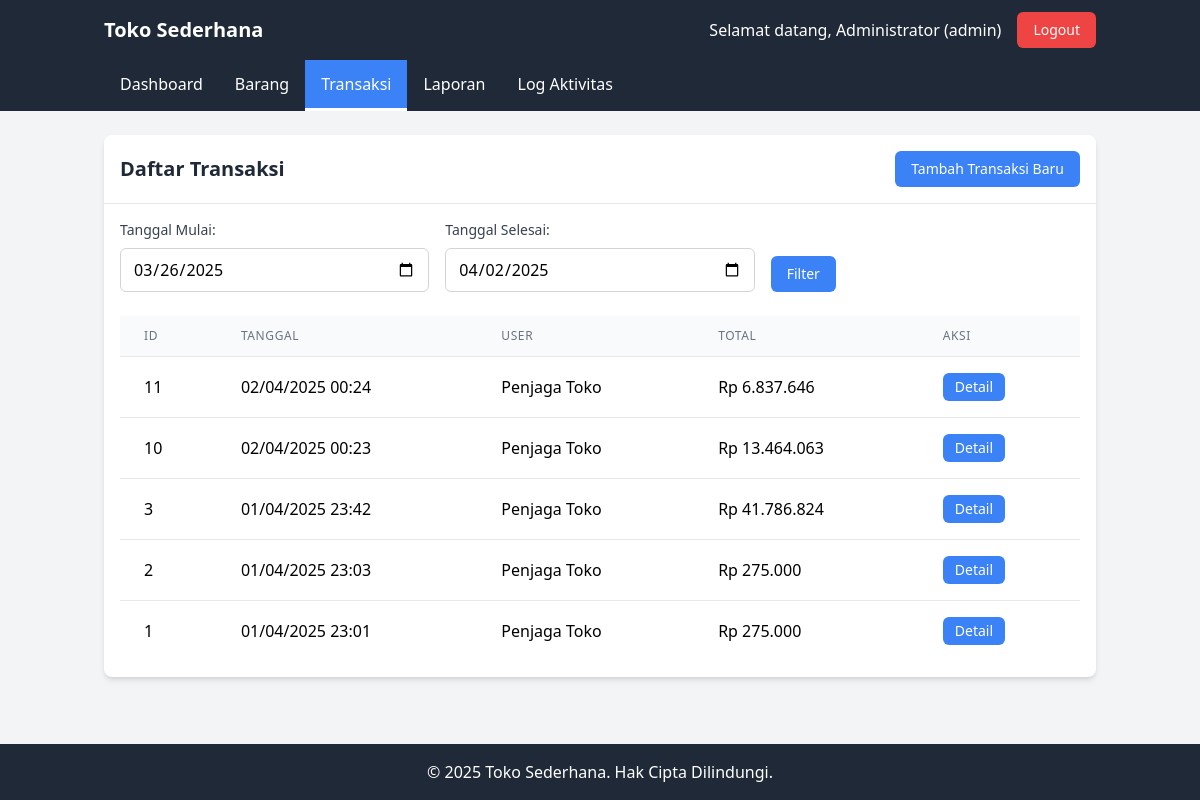
The app's page /transaksi/list.php (signed in) with its own data.
### tables this page shows
CREATE TABLE `transaksi` (
  `id` int NOT NULL,
  `tanggal` datetime NOT NULL,
  `user_id` int NOT NULL,
  `total` decimal(10,2) NOT NULL,
  `created_at` timestamp NULL DEFAULT CURRENT_TIMESTAMP
);

CREATE TABLE `users` (
  `id` int NOT NULL,
  `username` varchar(50) NOT NULL,
  `password` varchar(255) NOT NULL,
  `nama` varchar(100) NOT NULL,
  `role` enum('admin','penjaga') NOT NULL,
  `created_at` timestamp NULL DEFAULT CURRENT_TIMESTAMP,
  `remember_token` varchar(64) DEFAULT NULL
);

### transaksi/list.php (the view, shortened to what this page needs)
<?php
require_once '../db.php';
$tgl_mulai = isset($_GET['tgl_mulai']) ? $_GET['tgl_mulai'] : date('Y-m-d', strtotime('-7 days'));
$tgl_selesai = isset($_GET['tgl_selesai']) ? $_GET['tgl_selesai'] : date('Y-m-d');
$where_clause = "WHERE DATE(t.tanggal) BETWEEN '$tgl_mulai' AND '$tgl_selesai'";
$query = "SELECT t.id, t.tanggal, t.total, u.nama as user
          FROM transaksi t
          JOIN users u ON t.user_id = u.id
          $where_clause
          ORDER BY t.tanggal DESC";
$result = mysqli_query($conn, $query);
include '../header.php';
?>
<div class="bg-white rounded-lg shadow-md overflow-hidden">
    <div class="flex justify-between items-center p-4 border-b border-gray-200">
        <h1 class="text-xl font-semibold text-gray-800">Daftar Transaksi</h1>
        <a href="tambah.php" class="bg-primary hover:bg-blue-600 text-white px-4 py-2 rounded-md text-sm transition duration-300">Tambah Transaksi Baru</a>
    </div>
    <div class="p-4">
        <form action="" method="get" class="mb-6">
            <div class="grid grid-cols-1 md:grid-cols-3 gap-4 items-end">
                <div>
                    <label for="tgl_mulai" class="block text-gray-700 text-sm font-medium mb-2">Tanggal Mulai:</label>
                    <input type="date" id="tgl_mulai" name="tgl_mulai" value="<?php echo $tgl_mulai; ?>"
                           class="w-full px-3 py-2 border border-gray-300 rounded-md focus:outline-none focus:ring-2 focus:ring-primary">
                </div>
                <div>
                    <label for="tgl_selesai" class="block text-gray-700 text-sm font-medium mb-2">Tanggal Selesai:</label>
                    <input type="date" id="tgl_selesai" name="tgl_selesai" value="<?php echo $tgl_selesai; ?>"
                           class="w-full px-3 py-2 border border-gray-300 rounded-md focus:outline-none focus:ring-2 focus:ring-primary">
                </div>
                <div>
                    <button type="submit" class="bg-info hover:bg-blue-600 text-white px-4 py-2 rounded-md text-sm transition duration-300 w-full md:w-auto">Filter</button>
                </div>
            </div>
        </form>
        <div class="overflow-x-auto">
            <table class="min-w-full divide-y divide-gray-200">
                <thead class="bg-gray-50">
                    <tr>
                        <th class="px-6 py-3 text-left text-xs font-medium text-gray-500 uppercase tracking-wider">ID</th>
                        <th class="px-6 py-3 text-left text-xs font-medium text-gray-500 uppercase tracking-wider">Tanggal</th>
                        <th class="px-6 py-3 text-left text-xs font-medium text-gray-500 uppercase tracking-wider">User</th>
                        <th class="px-6 py-3 text-left text-xs font-medium text-gray-500 uppercase tracking-wider">Total</th>
                        <th class="px-6 py-3 text-left text-xs font-medium text-gray-500 uppercase tracking-wider">Aksi</th>
                    </tr>
                </thead>
                <tbody class="bg-white divide-y divide-gray-200">
                    <?php if (mysqli_num_rows($result) > 0): ?>
                        <?php while ($row = mysqli_fetch_assoc($result)): ?>
                            <tr class="hover:bg-gray-50">
                                <td class="px-6 py-4 whitespace-nowrap"><?php echo $row['id']; ?></td>
                                <td class="px-6 py-4 whitespace-nowrap"><?php echo date('d/m/Y H:i', strtotime($row['tanggal'])); ?></td>
                                <td class="px-6 py-4 whitespace-nowrap"><?php echo $row['user']; ?></td>
                                <td class="px-6 py-4 whitespace-nowrap">Rp <?php echo number_format($row['total'], 0, ',', '.'); ?></td>
                                <td class="px-6 py-4 whitespace-nowrap">
                                    <a href="detail.php?id=<?php echo $row['id']; ?>" class="bg-info hover:bg-blue-600 text-white px-3 py-1 rounded-md text-sm transition duration-300 inline-block">Detail</a>
                                </td>
                            </tr>
                        <?php endwhile; ?>
                    <?php else: ?>
                        <tr>
                            <td colspan="5" class="px-6 py-4 text-center text-gray-500">Tidak ada data transaksi</td>
                        </tr>
                    <?php endif; ?>
                </tbody>
            </table>
        </div>
    </div>
</div>
<?php
include '../footer.php';
?>

### records on screen
transaksi: id "11", tanggal "02/04/2025 00:24", user.nama "Penjaga Toko", total "6.837.646"
transaksi: id "10", tanggal "02/04/2025 00:23", user.nama "Penjaga Toko", total "13.464.063"
transaksi: id "3", tanggal "01/04/2025 23:42", user.nama "Penjaga Toko", total "41.786.824"
transaksi: id "2", tanggal "01/04/2025 23:03", user.nama "Penjaga Toko", total "275.000"
transaksi: id "1", tanggal "01/04/2025 23:01", user.nama "Penjaga Toko", total "275.000"

### other values on screen
$_SESSION['nama'] "Administrator"
$_SESSION['role'] "admin"
